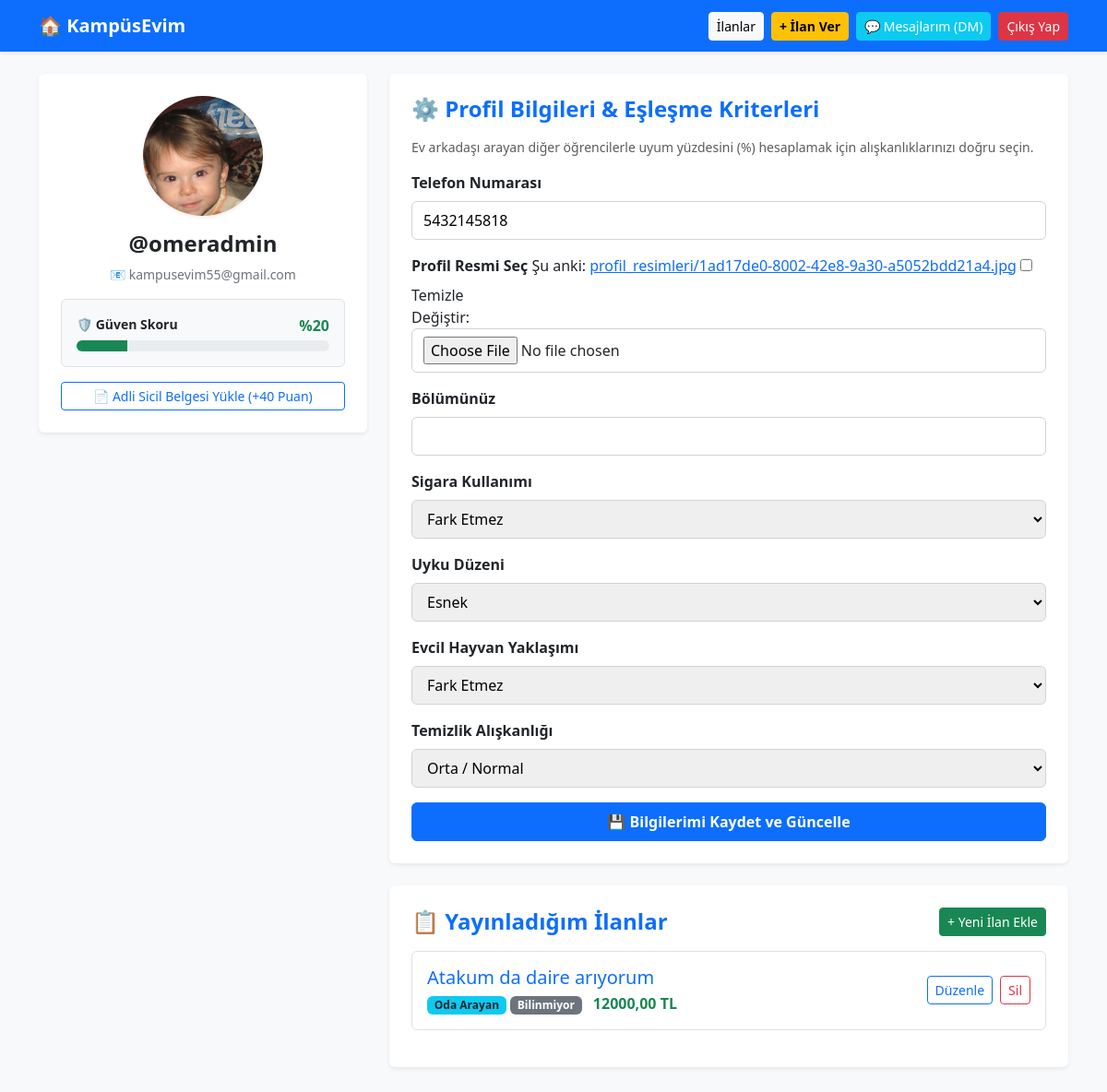
The page /profil/ (signed in) on the database its author committed.
### core/models.py (models this page shows, shortened)
class KullaniciProfili(models.Model):
    SIGARA_SECENEKLERI = (('Evet', 'Evet'), ('Hayır', 'Hayır'), ('Fark Etmez', 'Fark Etmez'))
    UYKU_SECENEKLERI = (('Erken Yatarım', 'Erken Yatarım'), ('Gece Kuşuyum', 'Gece Kuşuyum'), ('Esnek', 'Esnek'))
    EVCIL_SECENEKLERI = (('Var / Severim', 'Var / Severim'), ('İstemiyorum', 'İstemiyorum'), ('Fark Etmez', 'Fark Etmez'))
    TEMIZLIK_SECENEKLERI = (('Çok Titizim', 'Çok Titizim'), ('Orta / Normal', 'Orta / Normal'), ('Rahatım', 'Rahatım'))
    kullanici = models.OneToOneField(Kullanici, on_delete=models.CASCADE, related_name='profil')
    telefon_numarasi = models.CharField(max_length=15, blank=True, null=True)
    profil_resmi = models.ImageField(upload_to='profil_resimleri/', default='profil_resimleri/default.png', blank=True, null=True)
    bolum = models.CharField(max_length=100, blank=True, null=True, verbose_name="Okuduğunuz Bölüm")
    sigara_kullanimi = models.CharField(max_length=20, choices=SIGARA_SECENEKLERI, default='Fark Etmez')
    uyku_duzeni = models.CharField(max_length=20, choices=UYKU_SECENEKLERI, default='Esnek')
    evcil_hayvan = models.CharField(max_length=20, choices=EVCIL_SECENEKLERI, default='Fark Etmez')
    temizlik_aliskanligi = models.CharField(max_length=20, choices=TEMIZLIK_SECENEKLERI, default='Orta / Normal')
    @property
    def guven_skoru(self):
        skor = 0
        if self.kullanici.email and self.kullanici.email.endswith('.edu.tr'):
            skor += 40
        try:
            if hasattr(self.kullanici, 'sicilbelgesi') and self.kullanici.sicilbelgesi.dosya:
                skor += 40
        except:
            pass
        if self.profil_resmi and 'default.png' not in self.profil_resmi.name:
            skor += 10
        if self.telefon_numarasi:
            skor += 10
        return skor

class Kullanici(AbstractUser):
    dogrulama_kodu = models.CharField(max_length=6, blank=True, null=True)
    eposta_dogrulandi = models.BooleanField(default=False)

class Ilan(models.Model):
    ILAN_TURLERI = (
        ('Oda Arayan', 'Oda Arayan'),
        ('Ev Arkadaşı Arayan', 'Ev Arkadaşı Arayan'),
    )
    kullanici = models.ForeignKey(Kullanici, on_delete=models.CASCADE)
    baslik = models.CharField(max_length=100)
    aciklama = models.TextField()
    ilan_turu = models.CharField(max_length=50, choices=ILAN_TURLERI)
    fiyat = models.DecimalField(max_digits=10, decimal_places=2)
    oda_sayisi = models.CharField(max_length=20)
    ilan_resmi = models.ImageField(upload_to='ilan_resimleri/', blank=True, null=True, verbose_name="İlan Görseli")
    olusturulma_tarihi = models.DateTimeField(auto_now_add=True)
    is_active = models.BooleanField(default=True)

### core/views.py (the view)
# urls.py: path('profil/', views.profil_sayfasi, name='profil'),
@login_required(login_url='/giris/')
def profil_sayfasi(request):
    profil, created = KullaniciProfili.objects.get_or_create(kullanici=request.user)
    kullanici_ilanlari = Ilan.objects.filter(kullanici=request.user).order_by('-olusturulma_tarihi')
    if request.method == 'POST':
        form = ProfilGuncellemeFormu(request.POST, request.FILES, instance=profil)
        if form.is_valid():
            form.save()
            messages.success(request, "✅ Profil bilgileriniz ve eşleşme kriterleriniz güncellendi!")
            return redirect('profil')
        else:
            for field, errors in form.errors.items():
                for error in errors:
                    messages.error(request, f"⚠️ {error}")
    else:
        form = ProfilGuncellemeFormu(instance=profil)
    return render(request, 'core/profil.html', {'form': form, 'profil': profil, 'ilanlar': kullanici_ilanlari})

### core/forms.py (shortened to what this page needs)
class ProfilGuncellemeFormu(forms.ModelForm):
    class Meta:
        model = KullaniciProfili
        fields = [
            'telefon_numarasi', 'profil_resmi', 'bolum',
            'sigara_kullanimi', 'uyku_duzeni', 'evcil_hayvan', 'temizlik_aliskanligi'
        ]
        labels = {
            'telefon_numarasi': 'Telefon Numarası',
            'profil_resmi': 'Profil Resmi Seç',
            'bolum': 'Bölümünüz',
            'sigara_kullanimi': 'Sigara Kullanımı',
            'uyku_duzeni': 'Uyku Düzeni',
            'evcil_hayvan': 'Evcil Hayvan Yaklaşımı',
            'temizlik_aliskanligi': 'Temizlik Alışkanlığı'
        }

### core/templates/core/profil.html (shortened to what this page needs)
<!DOCTYPE html>
<html lang="tr">
<head>
    <link href="https://cdn.jsdelivr.net/npm/bootstrap@5.3.0/dist/css/bootstrap.min.css" rel="stylesheet">
</head>
<body class="bg-light">
    <nav class="navbar navbar-expand-lg navbar-dark bg-primary shadow-sm mb-4">
        <div class="container">
            <a class="navbar-brand fw-bold" href="{% url 'ana_sayfa' %}">🏠 KampüsEvim</a>
            <div class="d-flex gap-2">
                <a href="{% url 'ilanlar' %}" class="btn btn-light btn-sm">İlanlar</a>
                <a href="{% url 'ilan_ekle' %}" class="btn btn-warning btn-sm fw-bold">+ İlan Ver</a>
                <a href="{% url 'mesajlar_kutusu' %}" class="btn btn-info btn-sm text-white">💬 Mesajlarım (DM)</a>
                <a href="{% url 'cikis_yap' %}" class="btn btn-danger btn-sm">Çıkış Yap</a>
            </div>
        </div>
    </nav>
    <div class="container pb-5">
        <div class="row g-4">
            <div class="col-md-4">
                <div class="card shadow-sm border-0 text-center p-4 mb-4">
                    {% if profil.profil_resmi %}
                        <img src="{{ profil.profil_resmi.url }}" alt="Profil Resmi" class="rounded-circle mx-auto mb-3 shadow-sm" style="width: 130px; height: 130px; object-fit: cover;">
                    {% else %}
                        <div class="rounded-circle bg-secondary text-white d-flex align-items-center justify-content-center mx-auto mb-3" style="width: 130px; height: 130px; font-size: 2.5rem;">
                            {{ request.user.username|make_list|first|upper }}
                        </div>
                    {% endif %}
                    <h4 class="fw-bold mb-0">@{{ request.user.username }}</h4>
                    <p class="small text-secondary mb-3">📧 {{ request.user.email }}</p>
                    <div class="bg-light p-3 rounded border mb-3">
                        <div class="d-flex justify-content-between mb-1">
                            <span class="fw-bold small">🛡️ Güven Skoru</span>
                            <span class="fw-bold text-success">%{{ profil.guven_skoru }}</span>
                        </div>
                        <div class="progress" style="height: 12px;">
                            <div class="progress-bar bg-success" role="progressbar" style="width: {{ profil.guven_skoru }}%;"></div>
                        </div>
                    </div>
                    <div class="d-grid gap-2">
                        {% if request.user.sicilbelgesi %}
                            {% if request.user.sicilbelgesi.onay_durumu %}
                                <span class="badge bg-success p-2">✅ Adli Sicil Belgesi Onaylı</span>
                            {% else %}
                                <span class="badge bg-warning text-dark p-2">⏳ Sicil Belgesi Onay Bekliyor</span>
                            {% endif %}
                        {% else %}
                            <a href="{% url 'belge_yukle' %}" class="btn btn-outline-primary btn-sm">📄 Adli Sicil Belgesi Yükle (+40 Puan)</a>
                        {% endif %}
                    </div>
                </div>
            </div>
            <div class="col-md-8">
                <div class="card shadow-sm border-0 p-4 mb-4">
                    <h4 class="mb-3 text-primary fw-bold">⚙️ Profil Bilgileri & Eşleşme Kriterleri</h4>
                    <p class="text-muted small">Ev arkadaşı arayan diğer öğrencilerle uyum yüzdesini (%) hesaplamak için alışkanlıklarınızı doğru seçin.</p>
                    <form method="POST" enctype="multipart/form-data">
                        {% for field in form %}
                            <div class="mb-3">
                                <label class="form-label fw-bold">{{ field.label }}</label>
                                {{ field }}
                            </div>
                        {% endfor %}
                        <button type="submit" class="btn btn-primary w-100 fw-bold py-2">💾 Bilgilerimi Kaydet ve Güncelle</button>
                    </form>
                </div>
                <div class="card shadow-sm border-0 p-4">
                    <div class="d-flex justify-content-between align-items-center mb-3">
                        <h4 class="mb-0 text-primary fw-bold">📋 Yayınladığım İlanlar</h4>
                        <a href="{% url 'ilan_ekle' %}" class="btn btn-sm btn-success">+ Yeni İlan Ekle</a>
                    </div>
                    {% for ilan in ilanlar %}
                        <div class="border rounded p-3 mb-3 d-flex justify-content-between align-items-center bg-white">
                            <div class="d-flex align-items-center gap-3">
                                <div>
                                    <h5 class="mb-1"><a href="{% url 'ilan_detay' ilan.id %}" class="text-decoration-none">{{ ilan.baslik }}</a></h5>
                                    <span class="badge bg-info text-dark">{{ ilan.ilan_turu }}</span>
                                    <span class="badge bg-secondary">{{ ilan.oda_sayisi }}</span>
                                    <span class="fw-bold text-success ms-2">{{ ilan.fiyat }} TL</span>
                                </div>
                            </div>
                            <div class="d-flex gap-2">
                                <a href="{% url 'ilan_duzenle' ilan.id %}" class="btn btn-sm btn-outline-primary">Düzenle</a>
                                <a href="{% url 'ilan_sil' ilan.id %}" class="btn btn-sm btn-outline-danger">Sil</a>
                            </div>
                        </div>
                    {% empty %}
                        <p class="text-muted mb-0">Henüz aktif bir ilanınız bulunmuyor.</p>
                    {% endfor %}
                </div>
            </div>
        </div>
    </div>
</body>
</html>

### core/templates/core/profil.html (style rules this page uses)
form input[type="text"], form input[type="file"], form select, form textarea { display: block; width: 100%; padding: 0.5rem 0.75rem; font-size: 1rem; border: 1px solid #ced4da; border-radius: 0.375rem; }

### rows shown on the page
KullaniciProfili: profil_resmi (picture), guven_skoru "20", form "5432145818" "Fark Etmez" "Esnek" "Fark Etmez" "Orta / Normal"
Kullanici: user.username "omeradmin", user.email "kampusevim55@gmail.com"
Ilan: baslik "Atakum da daire arıyorum", ilan_turu "Oda Arayan", oda_sayisi "Bilinmiyor", fiyat "12000,00"

### other values the page prints
{{ field.label }} "Telefon Numarası" "Profil Resmi Seç" "Bölümünüz" "Sigara Kullanımı" "Uyku Düzeni" "Evcil Hayvan Yaklaşımı" "Temizlik Alışkanlığı"
